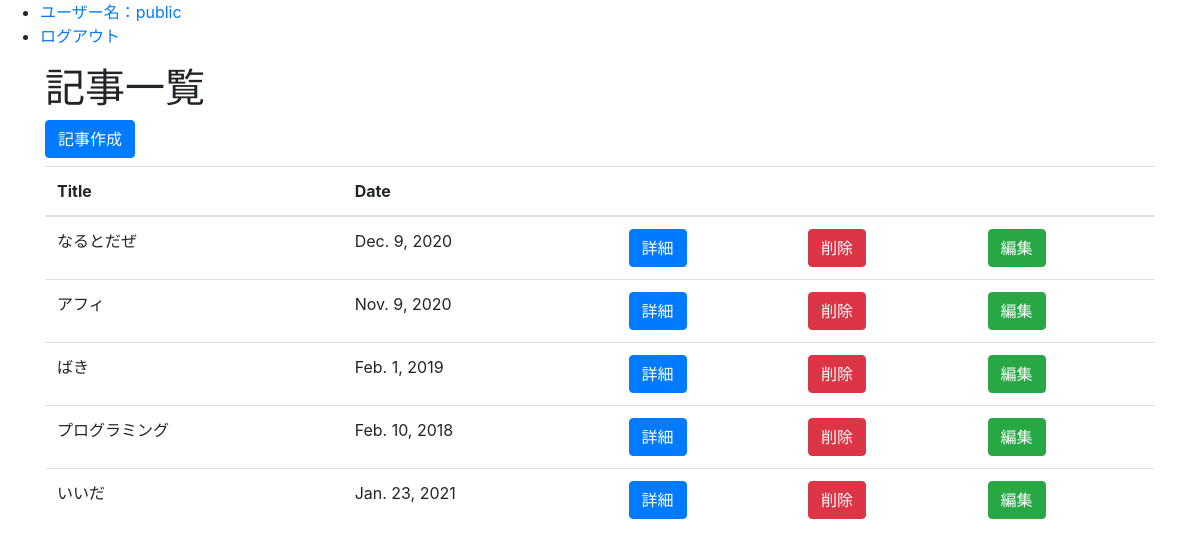
/crud_pra/articles (signed in), run on the app's committed database.
### crud_pra/models.py (models this page shows, shortened)
class Article(models.Model):
  title = models.CharField(max_length=10)
  content = models.TextField()
  pub_date = models.DateField()

### crud_pra/views.py (the view)
# urls.py: path('/articles', views.index, name='index'),
def index(request):
  data = Article.objects.all()
  params = {
    'data':data
  }
  return render(request, 'crud_pra/index.html', params)

### crud_pra/templates/crud_pra/index.html
{% extends 'crud_pra/layouts.html' %}
{% block content %}
  <nav>
    <ul>
      {% if user.is_authenticated %}
      <li><a href="">ユーザー名：{{user.username}}</a></li>
      <li><a href="{% url 'accounts:logout' %}">ログアウト</a></li>
      {% endif %}
    </ul>
  </nav>
  <div class="container  mt-2">
    <h1>記事一覧</h1>
    <a href="{% url 'create' %}" class="btn btn-primary mb-2">記事作成</a>
    <table class="table">
      <thead>
        <tr>
          <th>Title</th>
          <th>Date</th>
          <th></th>
          <th></th>
          <th></th>
        </tr>
      </thead>
      <tbody>
        {% for item in data %}
        <tr>
          <td>{{item.title}}</td>
          <td>{{item.pub_date}}</td>
          <td><a href="{% url 'show' item.id %}" class="btn btn-primary">詳細</a></td>
          <td><a href="{% url 'delete' item.id %}" class="btn btn-danger">削除</a></td>
          <td><a href="{% url 'edit' item.id%}" class="btn btn-success">編集</a></td>
        </tr>
        {% endfor %}
      </tbody>
    </table>
  </div>
{% endblock %}

### data on the page
Article: title "なるとだぜ", pub_date "Dec. 9, 2020"
Article: title "アフィ", pub_date "Nov. 9, 2020"
Article: title "ばき", pub_date "Feb. 1, 2019"
Article: title "プログラミング", pub_date "Feb. 10, 2018"
Article: title "いいだ", pub_date "Jan. 23, 2021"

### other printed values
{{ user.username }} "public"
